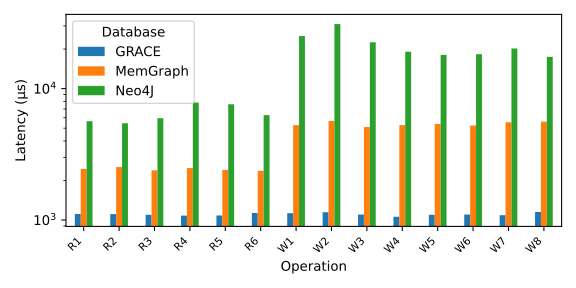

Write Python code to recreate this figure.
import os
import pandas as pd
import matplotlib.pyplot as plt

root_dir = "./BenchmarkResults/LatencyComparision"  # adjust as needed

data = []

dict_operations = {
    "GET_VERTEX_COUNT": "R1",
    "GET_EDGE_COUNT": "R2",
    "GET_EDGE_LABELS": "R3",
    "GET_VERTEX_WITH_PROPERTY": "R4",
    "GET_EDGE_WITH_PROPERTY": "R5",
    "GET_EDGES_WITH_LABEL": "R6",
    "ADD_VERTEX": "W1",
    "ADD_EDGE": "W2",
    "REMOVE_VERTEX": "W3",
    "REMOVE_EDGE": "W4",
    "SET_VERTEX_PROPERTY": "W5",
    "SET_EDGE_PROPERTY": "W6",
    "REMOVE_VERTEX_PROPERTY": "W7",
    "REMOVE_EDGE_PROPERTY": "W8"
}

for db in os.listdir(root_dir):
    db_path = os.path.join(root_dir, db)
    if not os.path.isdir(db_path):
        continue
    results_file = os.path.join(db_path, "results.txt")  # adjust if different
    if not os.path.exists(results_file):
        continue
    operations=["GET_VERTEX_COUNT","GET_EDGE_COUNT", "GET_EDGE_LABELS",
    "GET_VERTEX_WITH_PROPERTY", "GET_EDGE_WITH_PROPERTY", "GET_EDGES_WITH_LABEL", "ADD_VERTEX","ADD_EDGE","REMOVE_VERTEX", "REMOVE_EDGE", "SET_VERTEX_PROPERTY", "SET_EDGE_PROPERTY",
    "REMOVE_VERTEX_PROPERTY", "REMOVE_EDGE_PROPERTY" ]
    with open(results_file, "r") as f:
        for line in f:
            line = line.strip()
            if not line or "," not in line:
                continue
            parts = line.split(",")
            if len(parts) != 3:
                continue
#             print(parts)
            operation, metric, value = parts
            operation = operation.strip("[]")
            metric = metric.strip()
            value = value.strip()
            if metric == "AverageLatency(us)" and operation in operations:
                data.append({
                    "DB": db,
                    "Operation": dict_operations[operation],
                    "Latency": float(value)
                })

# Convert to DataFrame
plot_df = pd.DataFrame(data)

# Pivot to have operations as index and DBs as columns
pivot_df = plot_df.pivot(index="Operation", columns="DB", values="Latency").fillna(0)

# Plot
pivot_df.plot(kind="bar", figsize=(5, 3))
plt.ylabel("Latency (µs)")
plt.yscale("log")
plt.title("")
plt.xticks(rotation=0, fontsize=8)
plt.legend(title="Database")
plt.tight_layout()
plt.savefig("GraceVsOthersLatency", dpi=500)
